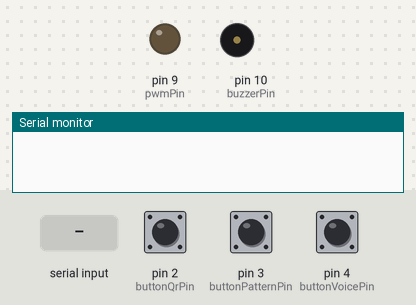
This sketch was run on a simulated Arduino Uno, built with avr-gcc and run on an emulated ATmega328P. Parts: output pins drawn as LEDs (lit = HIGH), buzzer (waves = sounding, pin HIGH), the last lines printed to the serial monitor. Dashed ring = blinking. The test bench sets the inputs (shaded band); at power-on: pin 2 (buttonQrPin) HIGH, pin 3 (buttonPatternPin) HIGH, pin 4 (buttonVoicePin) HIGH.

Above: at 1.7 s.
1.8 s: "OPEN_DOOR\n" received over Serial
At 2.6 s:
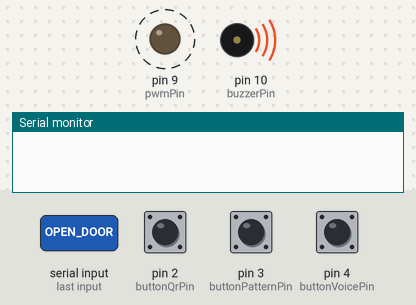
9.6 s: "ERROR\n" received over Serial
At 10.0 s:
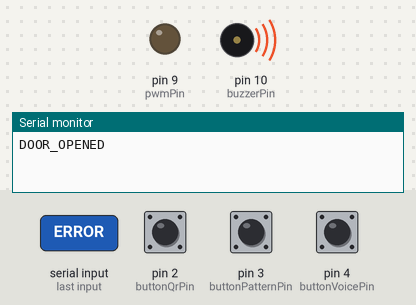
Timing chart, 0 to 13.5 s (numbered marks = the images above; inputs shaded):
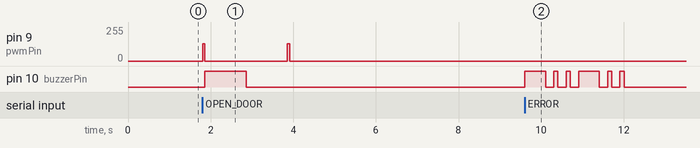

The sketch:

lock_control.ino
```cpp
const int pwmPin = 9;          // PWM output pin
const int buzzerPin = 10;
const int pwmDutyCycle = 128;   // 50% duty cycle (0-255)
const int buzzerDutyCycle = 255;   // 50% duty cycle (0-255)
const int pwmDuration = 50;     // PWM pulse duration (ms)
const int buzzerDuration = 1000;
const int errorDuration1 = 500;
const int gapDuration = 200;
const int errorDuration2 = 100;
const int offDuration = 1000;   // Delay between pulses (ms)

// Button pins
const int buttonQrPin = 2;      // Button for QR code unlock
const int buttonPatternPin = 3;  // Button for pattern unlock
const int buttonVoicePin = 4;    // Button for voice unlock

// Button states
int buttonQrState = 0;
int buttonPatternState = 0;
int buttonVoiceState = 0;

void setup() {
  Serial.begin(9600);          // Start serial communication
  pinMode(pwmPin, OUTPUT);
  pinMode(buzzerPin, OUTPUT);
  analogWrite(pwmPin, 0);      // Start with PWM off
  analogWrite(buzzerPin, 0);   // Start with buzzer off

  // Initialize buttons as inputs with pull-up resistors
  pinMode(buttonQrPin, INPUT_PULLUP);
  pinMode(buttonPatternPin, INPUT_PULLUP);
  pinMode(buttonVoicePin, INPUT_PULLUP);

  delay(500); // Wait for stable signals (prevents false triggers)
}

void loop() {
  // Check if data is available from Raspberry Pi
  if (Serial.available() > 0) {
    String command = Serial.readStringUntil('\n'); // Read until newline
    command.trim(); // Remove whitespace

    // If Pi sends "OPEN_DOOR", trigger the PWM sequence
    if (command == "OPEN_DOOR") {
      // First pulse
      analogWrite(pwmPin, pwmDutyCycle);
      delay(pwmDuration);
      analogWrite(pwmPin, 0);

      analogWrite(buzzerPin, buzzerDutyCycle);
      delay(buzzerDuration);
      analogWrite(buzzerPin, 0);

      // Delay between pulses
      delay(offDuration);

      // Second pulse
      analogWrite(pwmPin, pwmDutyCycle);
      delay(pwmDuration);
      analogWrite(pwmPin, 0);

      // Optional: Send acknowledgment back to Pi
      Serial.println("DOOR_OPENED");
    }
    else if (command == "ERROR") {
      analogWrite(buzzerPin, buzzerDutyCycle);
      delay(errorDuration1);
      analogWrite(buzzerPin, 0);
      delay(gapDuration);

      analogWrite(buzzerPin, buzzerDutyCycle);
      delay(errorDuration2);
      analogWrite(buzzerPin, 0);
      delay(gapDuration);

      analogWrite(buzzerPin, buzzerDutyCycle);
      delay(errorDuration2);
      analogWrite(buzzerPin, 0);
      delay(gapDuration);

      analogWrite(buzzerPin, buzzerDutyCycle);
      delay(errorDuration1);
      analogWrite(buzzerPin, 0);
      delay(gapDuration);

      analogWrite(buzzerPin, buzzerDutyCycle);
      delay(errorDuration2);
      analogWrite(buzzerPin, 0);
      delay(gapDuration);

      analogWrite(buzzerPin, buzzerDutyCycle);
      delay(errorDuration2);
      analogWrite(buzzerPin, 0);

      // Optional: Send acknowledgment back to Pi
      Serial.println("ERROR");
    }
  }

  // Check button states
  buttonQrState = digitalRead(buttonQrPin);
  buttonPatternState = digitalRead(buttonPatternPin);
  buttonVoiceState = digitalRead(buttonVoicePin);

  // Check if QR code button is pressed (LOW because of pull-up)
  if (buttonQrState == LOW) {
    Serial.println("UNLOCK_BY_QR_CODE");
    delay(200); // Debounce delay
    while(digitalRead(buttonQrPin) == LOW); // Wait for button release
  }

  // Check if pattern button is pressed
  if (buttonPatternState == LOW) {
    Serial.println("UNLOCK_BY_PATTERN");
    delay(200); // Debounce delay
    while(digitalRead(buttonPatternPin) == LOW); // Wait for button release
  }

  // Check if voice button is pressed
  if (buttonVoiceState == LOW) {
    Serial.println("UNLOCK_BY_VOICE");
    delay(200); // Debounce delay
    while(digitalRead(buttonVoicePin) == LOW); // Wait for button release
  }
}
```

Measured:
- after the input at 1.8 s, pin 9 (pwmPin): alternates 128/255 for 0.05 s and 0/255 for 2.0 s, 4 changes in all, then stays 0/255, starting at once; pin 10 (buzzerPin): LOW → HIGH after 0.06 s, → LOW 1.0 s later
- after the input at 9.6 s, pin 10 (buzzerPin): LOW → HIGH at once, → LOW 0.50 s later, → HIGH 0.20 s later, → LOW 0.10 s later, … (12 changes in this stretch)
